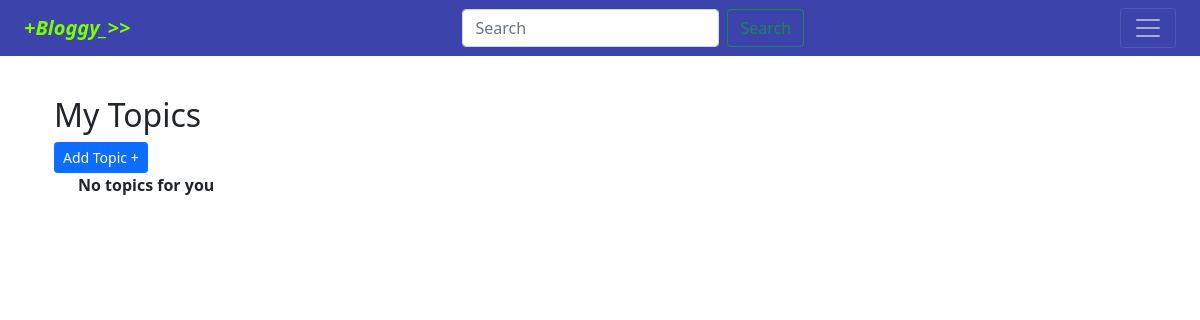
Before: /index/ (signed in) with the older database file.
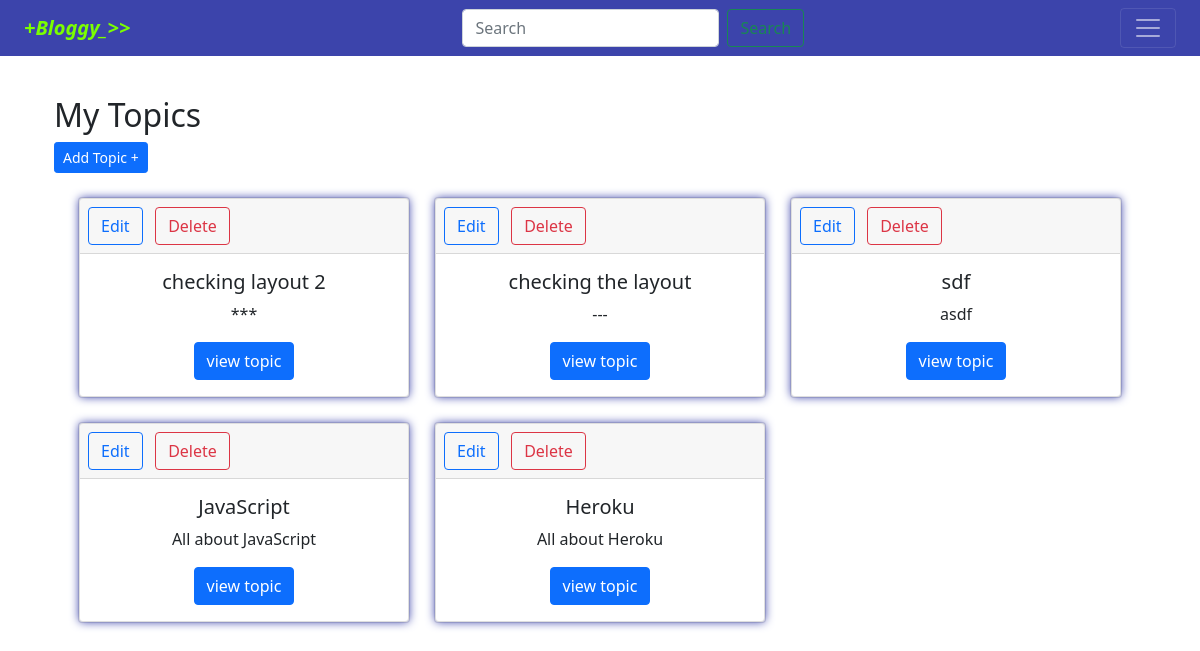
After: the same page with the newer database file.
### blogyapp/models.py (models this page shows)
class Topic(models.Model):
    text = models.CharField(max_length=200)
    topic_description = models.CharField(max_length=80)
    date_added = models.DateTimeField(auto_now_add=True)
    owner = models.ForeignKey(User, on_delete=models.CASCADE)
    def __str__(self):
        return self.text

### blogyapp/views.py (the view)
# urls.py: path("index/",views.index,name='index'),   #name is index
@login_required
def index(request):
    topics = Topic.objects.filter(owner=request.user).order_by('-date_added')
    return render(request, 'blogyapp/home.html', {'topics':topics} )

### blogyapp/templates/blogyapp/home.html (shortened to what this page needs)
{% extends 'blogyapp/base.html' %}
{% block content %}
<br>
<h2>My Topics </h2>
<a class="btn btn-primary btn-sm" href="{% url 'blogyapp:new_topic' %}">Add Topic +</a>
<br>
<div class = "container">
  <div class ="row">
    {% for topic in topics %}
    <div class = "col-lg-4">
    <br>
        <div class="card ">
            <div style="box-shadow: 0 0 10px #3c44ab;" class="card text-center">
                <div class="card-header">
                  <ul class="nav nav-pills card-header-pills">
                        <li class="nav-item">
                            <a class="btn btn-outline-primary " href="{% url 'blogyapp:edit_topic' topic.id %}">Edit</a>
                        </li>
                        <li class="nav-item">
                            <a id="king"  class="btn btn-outline-danger" href="{% url 'blogyapp:delete_topic' topic.id %}">Delete</a>
                        </li>
                  </ul>
                </div>
                <div class="card-body">
                    <h5 class="card-title">{{topic}}</h5>
                    <p class="card-text">{{topic.topic_description}}</p>
                    <a href="{% url 'blogyapp:topic' topic.id %}" class="btn btn-primary"> view topic </a>
                </div>
            </div>
        </div>
          </div>
            {% empty %}
            <strong>No topics for you</strong>
            {% endfor %}
   </div>
</div>
{% endblock content%}

### blogyapp/templates/blogyapp/base.html (shortened to what this page needs)
<!doctype html>
<html lang="en">
<head>
{% load bootstrap5 %}
{% load static %}
{% bootstrap_css %}
<link href="https://cdn.jsdelivr.net/npm/bootstrap@5.1.3/dist/css/bootstrap.min.css" rel="stylesheet">
<link href="blogyapp/sidebars.css" rel="stylesheet">
</head>
<body>
<nav class="navbar fixed-top navbar-dark " style="background-color: #3c44ab; ">
  <div class="container-fluid">
    <a class="navbar-brand" href="{% url 'blogyapp:home1' %}" style="color:rgb(123, 255, 0); font-style: italic; font-weight: 600;">+Bloggy_>></a>
    <form class="d-flex" role="search">
      <input class="form-control me-2" type="search" placeholder="Search" aria-label="Search">
      <button class="btn btn-outline-success" type="submit">Search</button>
    </form>
    <button class="navbar-toggler" type="button" data-bs-toggle="offcanvas" data-bs-target="#offcanvasNavbar" aria-controls="offcanvasNavbar">
      <span class="navbar-toggler-icon"></span>
    </button>
  </div>
</nav>
<br>
<br>
<br>
<div class = "container">
    {% block content %}
    {% endblock content %}
</div>
</body>
</html>

### blogyapp/static/blogyapp/sidebars.css (style rules this page uses)
body { min-height: 100vh; min-height: -webkit-fill-available; }
html { height: -webkit-fill-available; }

Changed rows visible on the page:
added Topic: text "checking layout 2", topic_description "***"
added Topic: text "checking the layout", topic_description "---"
added Topic: text "sdf", topic_description "asdf"
added Topic: text "JavaScript", topic_description "All about JavaScript"
added Topic: text "Heroku", topic_description "All about Heroku"
Other visible differences:
text no longer shown: "No topics for you"
